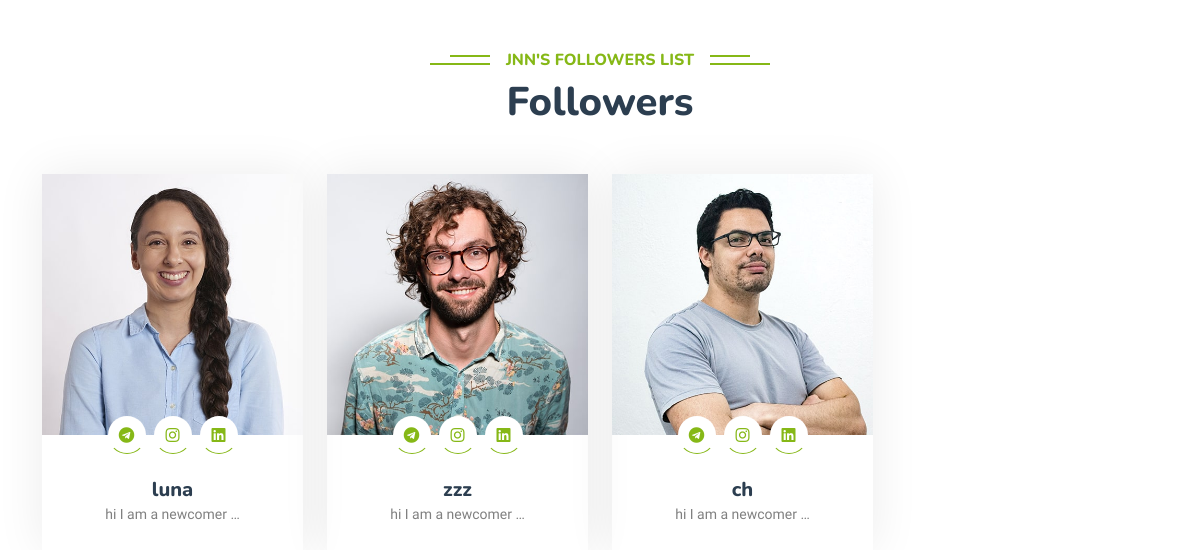
Page /followers/jnn on the committed database.
### user_module/models.py (models this page shows, shortened)
class User(AbstractUser):
    phone = models.IntegerField(verbose_name='your number', null=True, blank=True)
    email_active_code = models.CharField(max_length=100)
    following = models.ManyToManyField('self', through='Contact', related_name='followers', symmetrical=False)
    class Meta:
        verbose_name = 'user'
        verbose_name_plural = 'users'

### profile_module/models.py (models this page shows, shortened)
class Profile(models.Model):
    user = models.OneToOneField(User, on_delete=models.CASCADE, related_name='user_profile', blank=False, verbose_name='user')
    avatar = models.ImageField(upload_to='avatars', verbose_name='profile picture', null=True, blank=True)
    telegram = models.CharField(max_length=50, verbose_name='telegram link', null=True, blank=True)
    instagram = models.CharField(max_length=50, verbose_name='instagram link', null=True, blank=True)
    linkedin = models.CharField(max_length=50, verbose_name='linked-in link', null=True, blank=True)
    job = models.CharField(max_length=50, verbose_name='your job', null=True, blank=True)
    about = models.TextField(verbose_name='about you', null=True, blank=True)
    activity_score = models.PositiveIntegerField(verbose_name='activity score', default=0)
    saved_articles = models.ManyToManyField(Article, related_name='saved_by')
    liked_posts = models.ManyToManyField(Post, related_name='liked_by')
    class Meta:
        verbose_name = 'profile'
        verbose_name_plural = 'profiles'

### profile_module/views.py (the view)
# urls.py: path('followers/<username>', views.display_followers, name='display-followers-page'),
def display_followers(request, username):
    user = User.objects.get(username=username, is_active=True)
    followers_obj = Contact.objects.filter(user_to_id=user.id).all()
    followers = []
    for follower in followers_obj:
        followers.append(follower.user_from)
    return render(request, 'user-contacts/user-followers.html', {'followers': followers, 'username': user.username})

### profile_module/templates/user-contacts/user-followers.html (shortened to what this page needs)
{% extends 'base.html' %}
{% load thumbnail %}
{% block content %}
    <div class="container-xxl py-5">
        <div class="container">
            <div class="text-center wow fadeInUp" data-wow-delay="0.1s"
                 style="visibility: visible; animation-delay: 0.1s; animation-name: fadeInUp;">
                <h6 class="section-title bg-white text-center text-primary px-3">{{ username }}'s followers list</h6>
                <h1 class="mb-5">Followers</h1>
            </div>
            <div class="row g-4">
                {% for follower in followers %}
                    <div class="col-lg-3 col-md-6 wow fadeInUp" data-wow-delay="0.1s"
                         style="visibility: visible; animation-delay: 0.1s; animation-name: fadeInUp;">
                        <div class="team-item">
                            <div class="overflow-hidden">
                                {% thumbnail follower.user_profile.avatar "400x400" as im %}
                                    <img class="img-fluid" src="{{ im.url }}" alt="">
                                {% endthumbnail %}
                            </div>
                            <div class="position-relative d-flex justify-content-center" style="margin-top: -19px;">
                                <a class="btn btn-square mx-1" href=""><i class="fab fa-telegram"></i></a>
                                <a class="btn btn-square mx-1" href=""><i class="fab fa-instagram"></i></a>
                                <a class="btn btn-square mx-1" href=""><i class="fab fa-linkedin"></i></a>
                            </div>
                            <a style="color: gray" href="{% url 'user-info' follower.username %}">
                                <div class="text-center p-4">
                                    <h5 class="mb-0">{{ follower.username }}</h5>
                                    <small>{{ follower.user_profile.about | truncatewords:5 }}</small>
                                </div>
                            </a>
                        </div>
                    </div>
                {% endfor %}
            </div>
        </div>
    </div>
{% endblock %}

### static/css/style.css (style rules this page uses)
:root { --primary: #86B817; --secondary: #FE8800; --light: #F5F5F5; --dark: #14141F; }
.btn { font-family: 'Nunito', sans-serif; font-weight: 600; transition: .5s; }
.btn-square { width: 38px; height: 38px; }
.btn-square, .btn-sm-square, .btn-lg-square { padding: 0; display: flex; align-items: center; justify-content: center; font-weight: normal; border-radius: 0px; }
.section-title { position: relative; display: inline-block; text-transform: uppercase; }
.section-title::before { position: absolute; content: ""; width: calc(100% + 80px); height: 2px; top: 4px; left: -40px; background: var(--primary); z-index: -1; }
.section-title::after { position: absolute; content: ""; width: calc(100% + 120px); height: 2px; bottom: 5px; left: -60px; background: var(--primary); z-index: -1; }
.team-item { box-shadow: 0 0 45px rgba(0, 0, 0, .08); }
.team-item img { transition: .5s; }
.team-item .btn { background: #FFFFFF; color: var(--primary); border-radius: 20px; border-bottom: 1px solid var(--primary); }

### rows in the picture
User: username "JNN"
User: shows a picture, username "luna", user_profile.about "hi I am a newcomer …"
User: shows a picture, username "zzz", user_profile.about "hi I am a newcomer …"
User: shows a picture, username "ch", user_profile.about "hi I am a newcomer …"
